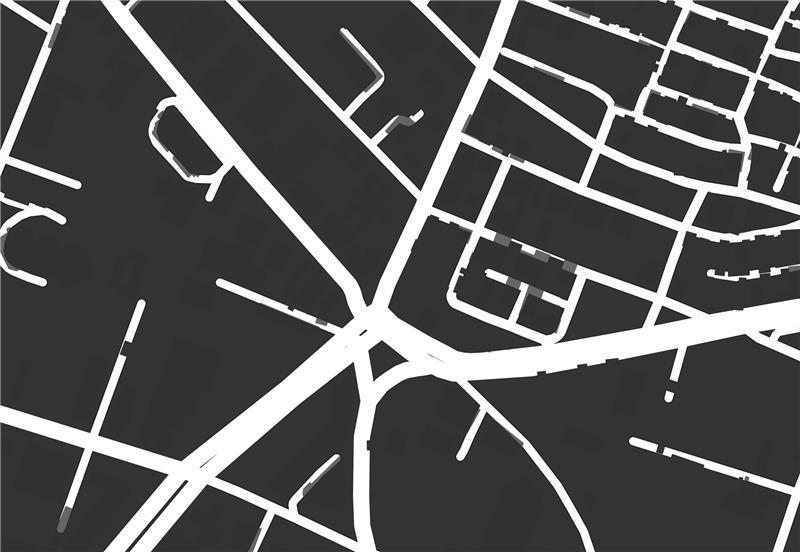
%> input picture on image/im2.png, 800 x 552 px
$ octave --eval "result = map_definition;"   (GNU Octave 9; MATLAB toolbox functions it lacks are replaced by stand-ins)
%> lines starting %> are read from the running program, lines starting %| are printed output that depends on the picture; in (x1, y1, x2, y2) boxes, pixels count from 0 and x2, y2 are one past the last pixel; in counts of white or black regions, pixels touching at a corner belong together; the program's own positions count from 1
function [black,white,height,width] = map_definition()
RGB = imread('D:\OneDrive - Indian Institute of Science\SEM II\Motion planning\Project\on image\im2.png');
%> RGB is the input picture: size 552x800x3 uint8; mean R, G, B 88.9, 88.9, 88.9
I = rgb2gray(RGB);
BW = imbinarize(I);
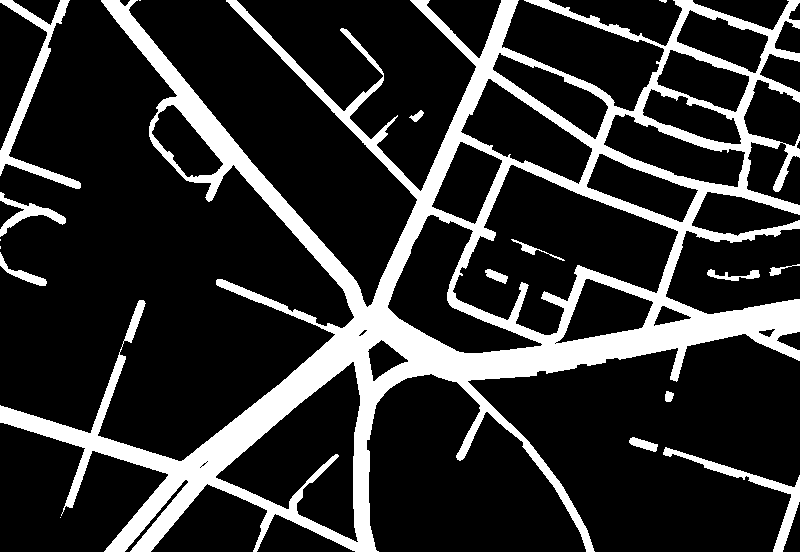
%> BW: size 552x800 logical; 19.1% white; 17 white regions (5 under 20 px), largest, box (x1, y1, x2, y2) and area: (0, 0, 800, 552) 77666, (0, 0, 81, 189) 2627, (663, 447, 800, 552) 1637
% imshow(BW)
[height,width] =size(BW);
%> height = 552; width = 800

% Find the linear indices of the non-zero pixels
idx1 = find(BW == 1);
%> idx1 = 84239 values from 1 to 441550
idx0 = find(BW == 0);
%> idx0 = 357361 values from 4 to 441600

sub1 = zeros(length(idx1), 2);
sub0 = zeros(length(idx0), 2);

% Convert the linear indices to subscript indices
[sub1(:,1), sub1(:,2)] = ind2sub(size(BW), idx1);
[sub0(:,1), sub0(:,2)] = ind2sub(size(BW), idx0);

% Get the row and column indices of the pixels
[row1, col1] = deal(sub1(:,1), sub1(:,2));
[row0, col0] = deal(sub0(:,1), sub0(:,2));

% Display the binary image
imshow(BW)
impixelinfo()

black =[row0 col0];
white =[row1,col1];
end
% % Highlight the pixels with value 1 in red
% hold on
% plot(col1, row1, 'r.', 'MarkerSize', 0.0001)
%
% % Highlight the pixels with value 0 in blue
% plot(col0, row0, 'b.', 'MarkerSize', 0.0001)
%
% % Add a legend
% legend('Pixels with value 1', 'Pixels with value 0')

$ run again, with on image/im1.png copied over on image/im2.png
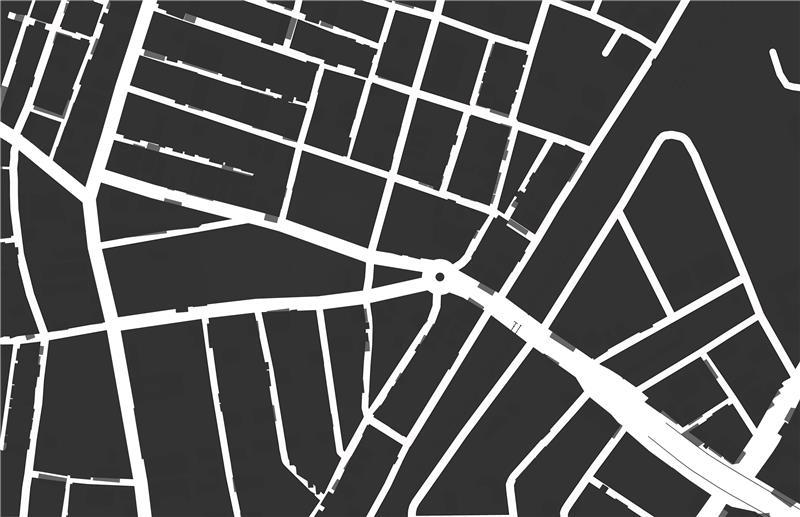
%> input picture on image/im1.png, 800 x 517 px
%> in map_definition, RGB is the input picture: size 517x800x3 uint8; mean R, G, B 90.1, 90.1, 90.1
%> in map_definition, `BW = imbinarize(I);`:
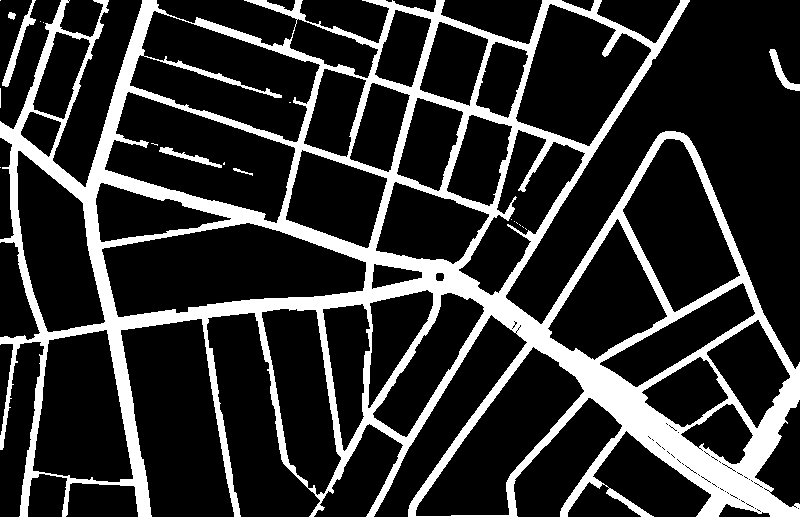
%> BW: size 517x800 logical; 19.7% white; 20 white regions (13 under 20 px), largest, box (x1, y1, x2, y2) and area: (0, 0, 800, 517) 80076, (2, 0, 36, 87) 554, (769, 49, 800, 91) 355
%> idx1 = 81442 values from 1 to 413600
%> idx0 = 332158 values from 2 to 413587
